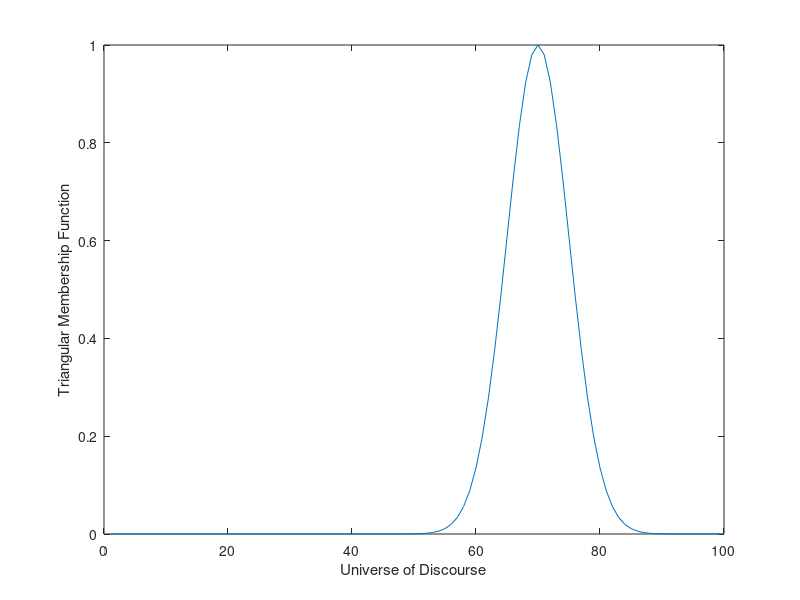

Recreate this plot in MATLAB.
a = 10;
b =40;
c = 70;
d = 90;
sigma = 5;
x = 1:100;
y = max(min(((x-a)/(b-a)),((c-x)/(c-b))),0);
z = max(min(min(((x-a)/(b-a)),1),((d-x)/(d-c))),0);
g = exp((((x-c)/sigma).^2).*-0.5);

bell = 1./(1 + (abs((x-c)/a)).^(2*b));
sigmoid = 1./(1 + exp((-a).*(x-c)));
for i = 1:100
    if i<50 
        funct(i) = max(min(min(((i-a)/(b-a)),1),((d-i)/(d-c))),0);
    else
        funct(i) = exp((((i-c)/sigma).^2).*-0.5);
    end
end
plot(x,g);
xlabel('Universe of Discourse');
ylabel('Triangular Membership Function');
